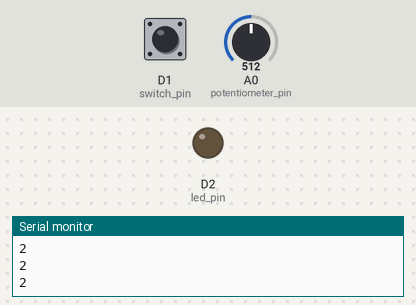
Simulated run of this sketch. Board: ESP8266 (NodeMCU). Shown: output pins drawn as LEDs (lit = HIGH), the last lines printed to the serial monitor. The inputs (shaded band) are chosen by the test bench; at power-on: D1 (switch_pin) HIGH, A0 (potentiometer_pin) = 512.

Above: at 1.3 s.
1.4 s: D1 (switch_pin) pulled LOW for 0.6 s
At 2.5 s:
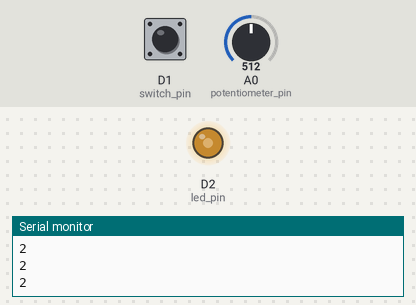
Timing chart, 0 to 4.4 s (numbered marks = the images above; inputs shaded):
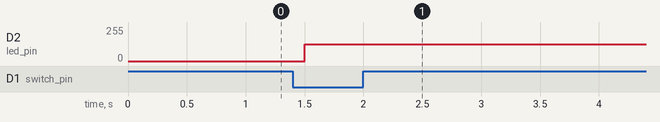

Measured:
- after the input at 1.4 s, D2 (led_pin): 0/255 → 127/255 after 0.10 s

The sketch:

smartFridge.ino
```cpp
const int switch_pin = D1;
int switch_value;

const int led_pin = D2;


const int potentiometer_pin = A0;
int pote_value;

int min_temp = -2;
int max_temp = 6;

void setup() {
  // put your setup code here, to run once:
  pinMode(switch_pin, INPUT);
  pinMode(potentiometer_pin, INPUT);
  pinMode(led_pin, OUTPUT);


  Serial.begin(9600);

}

void loop() {
  // put your main code here, to run repeatedly:
  if (fridgeOn()) {
      Serial.println(fridgeTemp());
      delay(500);
  } else {
      // Brightness based on potentiometer
    pote_value = analogRead(potentiometer_pin);
    int b = map(pote_value, 0, 1023, 0, 253);
    analogWrite(led_pin, b);
  }

}

int fridgeTemp() {
    pote_value = analogRead(potentiometer_pin);
    pote_value = map(pote_value, 0, 1023, min_temp, max_temp);
    return pote_value;
}

bool fridgeOn() {
    switch_value = digitalRead(switch_pin);
    if (switch_value == 0) {
        return false;
    }
    return true;
}
```
